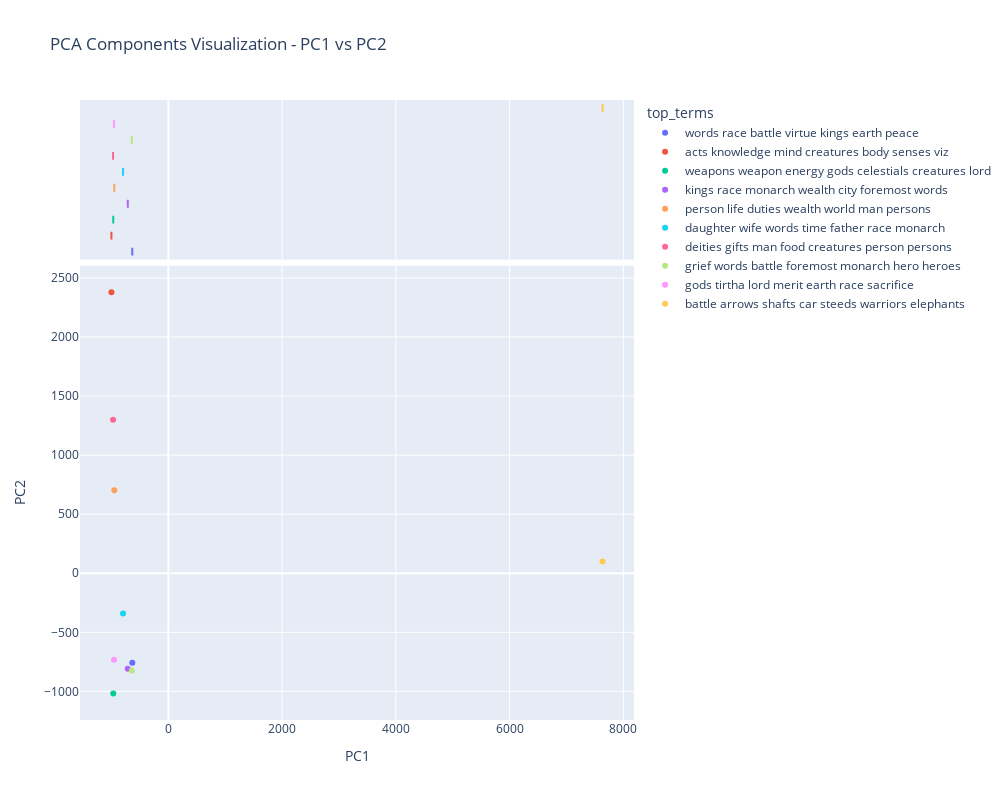

Source (notebook cell):
### Code cell
vis_pcs(DCM2, 0, 1, "top_terms", "doc_weight_sum")

### Figure 1 — Plotly figure (JSON) as saved in the notebook; plotly's stock layout.template omitted (floating-point values rounded to 4 significant figures)
{"data": [{"hovertemplate": "<b>%{hovertext}</b><br><br>top_terms=words race battle virtue kings earth peace<br>PC0=%{x}<br>PC1=%{y}<extra></extra>", "hovertext": [8.299], "legendgroup": "words race battle virtue kings earth peace", "marker": {"color": "#636efa", "symbol": "circle"}, "mode": "markers", "name": "words race battle virtue kings earth peace", "orientation": "v", "showlegend": true, "type": "scatter", "x": [-634.1], "xaxis": "x", "y": [-757.7], "yaxis": "y"}, {"alignmentgroup": "True", "hovertemplate": "<b>%{hovertext}</b><br><br>top_terms=words race battle virtue kings earth peace<br>PC0=%{x}<extra></extra>", "hovertext": [8.299], "legendgroup": "words race battle virtue kings earth peace", "marker": {"color": "#636efa", "symbol": "circle"}, "name": "words race battle virtue kings earth peace", "notched": true, "offsetgroup": "words race battle virtue kings earth peace", "showlegend": false, "type": "box", "x": [-634.1], "xaxis": "x2", "yaxis": "y2"}, {"hovertemplate": "<b>%{hovertext}</b><br><br>top_terms=acts knowledge mind creatures body senses viz<br>PC0=%{x}<br>PC1=%{y}<extra></extra>", "hovertext": [7.38], "legendgroup": "acts knowledge mind creatures body senses viz", "marker": {"color": "#EF553B", "symbol": "circle"}, "mode": "markers", "name": "acts knowledge mind creatures body senses viz", "orientation": "v", "showlegend": true, "type": "scatter", "x": [-1000.0], "xaxis": "x", "y": [2379.0], "yaxis": "y"}, {"alignmentgroup": "True", "hovertemplate": "<b>%{hovertext}</b><br><br>top_terms=acts knowledge mind creatures body senses viz<br>PC0=%{x}<extra></extra>", "hovertext": [7.38], "legendgroup": "acts knowledge mind creatures body senses viz", "marker": {"color": "#EF553B", "symbol": "circle"}, "name": "acts knowledge mind creatures body senses viz", "notched": true, "offsetgroup": "acts knowledge mind creatures body senses viz", "showlegend": false, "type": "box", "x": [-1000.0], "xaxis": "x2", "yaxis": "y2"}, {"hovertemplate": "<b>%{hovertext}</b><br><br>top_terms=weapons weapon energy gods celestials creatures lord<br>PC0=%{x}<br>PC1=%{y}<extra></extra>", "hovertext": [3.526], "legendgroup": "weapons weapon energy gods celestials creatures lord", "marker": {"color": "#00cc96", "symbol": "circle"}, "mode": "markers", "name": "weapons weapon energy gods celestials creatures lord", "orientation": "v", "showlegend": true, "type": "scatter", "x": [-968.4], "xaxis": "x", "y": [-1018.0], "yaxis": "y"}, {"alignmentgroup": "True", "hovertemplate": "<b>%{hovertext}</b><br><br>top_terms=weapons weapon energy gods celestials creatures lord<br>PC0=%{x}<extra></extra>", "hovertext": [3.526], "legendgroup": "weapons weapon energy gods celestials creatures lord", "marker": {"color": "#00cc96", "symbol": "circle"}, "name": "weapons weapon energy gods celestials creatures lord", "notched": true, "offsetgroup": "weapons weapon energy gods celestials creatures lord", "showlegend": false, "type": "box", "x": [-968.4], "xaxis": "x2", "yaxis": "y2"}, {"hovertemplate": "<b>%{hovertext}</b><br><br>top_terms=kings race monarch wealth city foremost words<br>PC0=%{x}<br>PC1=%{y}<extra></extra>", "hovertext": [16.34], "legendgroup": "kings race monarch wealth city foremost words", "marker": {"color": "#ab63fa", "symbol": "circle"}, "mode": "markers", "name": "kings race monarch wealth city foremost words", "orientation": "v", "showlegend": true, "type": "scatter", "x": [-713.5], "xaxis": "x", "y": [-808.8], "yaxis": "y"}, {"alignmentgroup": "True", "hovertemplate": "<b>%{hovertext}</b><br><br>top_terms=kings race monarch wealth city foremost words<br>PC0=%{x}<extra></extra>", "hovertext": [16.34], "legendgroup": "kings race monarch wealth city foremost words", "marker": {"color": "#ab63fa", "symbol": "circle"}, "name": "kings race monarch wealth city foremost words", "notched": true, "offsetgroup": "kings race monarch wealth city foremost words", "showlegend": false, "type": "box", "x": [-713.5], "xaxis": "x2", "yaxis": "y2"}, {"hovertemplate": "<b>%{hovertext}</b><br><br>top_terms=person life duties wealth world man persons<br>PC0=%{x}<br>PC1=%{y}<extra></extra>", "hovertext": [7.311], "legendgroup": "person life duties wealth world man persons", "marker": {"color": "#FFA15A", "symbol": "circle"}, "mode": "markers", "name": "person life duties wealth world man persons", "orientation": "v", "showlegend": true, "type": "scatter", "x": [-950.3], "xaxis": "x", "y": [702.3], "yaxis": "y"}, {"alignmentgroup": "True", "hovertemplate": "<b>%{hovertext}</b><br><br>top_terms=person life duties wealth world man persons<br>PC0=%{x}<extra></extra>", "hovertext": [7.311], "legendgroup": "person life duties wealth world man persons", "marker": {"color": "#FFA15A", "symbol": "circle"}, "name": "person life duties wealth world man persons", "notched": true, "offsetgroup": "person life duties wealth world man persons", "showlegend": false, "type": "box", "x": [-950.3], "xaxis": "x2", "yaxis": "y2"}, {"hovertemplate": "<b>%{hovertext}</b><br><br>top_terms=daughter wife words time father race monarch<br>PC0=%{x}<br>PC1=%{y}<extra></extra>", "hovertext": [20.18], "legendgroup": "daughter wife words time father race monarch", "marker": {"color": "#19d3f3", "symbol": "circle"}, "mode": "markers", "name": "daughter wife words time father race monarch", "orientation": "v", "showlegend": true, "type": "scatter", "x": [-796.5], "xaxis": "x", "y": [-340.8], "yaxis": "y"}, {"alignmentgroup": "True", "hovertemplate": "<b>%{hovertext}</b><br><br>top_terms=daughter wife words time father race monarch<br>PC0=%{x}<extra></extra>", "hovertext": [20.18], "legendgroup": "daughter wife words time father race monarch", "marker": {"color": "#19d3f3", "symbol": "circle"}, "name": "daughter wife words time father race monarch", "notched": true, "offsetgroup": "daughter wife words time father race monarch", "showlegend": false, "type": "box", "x": [-796.5], "xaxis": "x2", "yaxis": "y2"}, {"hovertemplate": "<b>%{hovertext}</b><br><br>top_terms=deities gifts man food creatures person persons<br>PC0=%{x}<br>PC1=%{y}<extra></extra>", "hovertext": [5.118], "legendgroup": "deities gifts man food creatures person persons", "marker": {"color": "#FF6692", "symbol": "circle"}, "mode": "markers", "name": "deities gifts man food creatures person persons", "orientation": "v", "showlegend": true, "type": "scatter", "x": [-972.0], "xaxis": "x", "y": [1300.0], "yaxis": "y"}, {"alignmentgroup": "True", "hovertemplate": "<b>%{hovertext}</b><br><br>top_terms=deities gifts man food creatures person persons<br>PC0=%{x}<extra></extra>", "hovertext": [5.118], "legendgroup": "deities gifts man food creatures person persons", "marker": {"color": "#FF6692", "symbol": "circle"}, "name": "deities gifts man food creatures person persons", "notched": true, "offsetgroup": "deities gifts man food creatures person persons", "showlegend": false, "type": "box", "x": [-972.0], "xaxis": "x2", "yaxis": "y2"}, {"hovertemplate": "<b>%{hovertext}</b><br><br>top_terms=grief words battle foremost monarch hero heroes<br>PC0=%{x}<br>PC1=%{y}<extra></extra>", "hovertext": [6.944], "legendgroup": "grief words battle foremost monarch hero heroes", "marker": {"color": "#B6E880", "symbol": "circle"}, "mode": "markers", "name": "grief words battle foremost monarch hero heroes", "orientation": "v", "showlegend": true, "type": "scatter", "x": [-643.3], "xaxis": "x", "y": [-823.6], "yaxis": "y"}, {"alignmentgroup": "True", "hovertemplate": "<b>%{hovertext}</b><br><br>top_terms=grief words battle foremost monarch hero heroes<br>PC0=%{x}<extra></extra>", "hovertext": [6.944], "legendgroup": "grief words battle foremost monarch hero heroes", "marker": {"color": "#B6E880", "symbol": "circle"}, "name": "grief words battle foremost monarch hero heroes", "notched": true, "offsetgroup": "grief words battle foremost monarch hero heroes", "showlegend": false, "type": "box", "x": [-643.3], "xaxis": "x2", "yaxis": "y2"}, {"hovertemplate": "<b>%{hovertext}</b><br><br>top_terms=gods tirtha lord merit earth race sacrifice<br>PC0=%{x}<br>PC1=%{y}<extra></extra>", "hovertext": [5.999], "legendgroup": "gods tirtha lord merit earth race sacrifice", "marker": {"color": "#FF97FF", "symbol": "circle"}, "mode": "markers", "name": "gods tirtha lord merit earth race sacrifice", "orientation": "v", "showlegend": true, "type": "scatter", "x": [-956.2], "xaxis": "x", "y": [-732.4], "yaxis": "y"}, {"alignmentgroup": "True", "hovertemplate": "<b>%{hovertext}</b><br><br>top_terms=gods tirtha lord merit earth race sacrifice<br>PC0=%{x}<extra></extra>", "hovertext": [5.999], "legendgroup": "gods tirtha lord merit earth race sacrifice", "marker": {"color": "#FF97FF", "symbol": "circle"}, "name": "gods tirtha lord merit earth race sacrifice", "notched": true, "offsetgroup": "gods tirtha lord merit earth race sacrifice", "showlegend": false, "type": "box", "x": [-956.2], "xaxis": "x2", "yaxis": "y2"}, {"hovertemplate": "<b>%{hovertext}</b><br><br>top_terms=battle arrows shafts car steeds warriors elephants<br>PC0=%{x}<br>PC1=%{y}<extra></extra>", "hovertext": [17.91], "legendgroup": "battle arrows shafts car steeds warriors elephants", "marker": {"color": "#FECB52", "symbol": "circle"}, "mode": "markers", "name": "battle arrows shafts car steeds warriors elephants", "orientation": "v", "showlegend": true, "type": "scatter", "x": [7635.0], "xaxis": "x", "y": [100.3], "yaxis": "y"}, {"alignmentgroup": "True", "hovertemplate": "<b>%{hovertext}</b><br><br>top_terms=battle arrows shafts car steeds warriors elephants<br>PC0=%{x}<extra></extra>", "hovertext": [17.91], "legendgroup": "battle arrows shafts car steeds warriors elephants", "marker": {"color": "#FECB52", "symbol": "circle"}, "name": "battle arrows shafts car steeds warriors elephants", "notched": true, "offsetgroup": "battle arrows shafts car steeds warriors elephants", "showlegend": false, "type": "box", "x": [7635.0], "xaxis": "x2", "yaxis": "y2"}], "layout": {"height": 800, "legend": {"title": {"text": "top_terms"}, "tracegroupgap": 0}, "title": {"text": "PCA Components Visualization - PC1 vs PC2"}, "width": 1008, "xaxis": {"anchor": "y", "domain": [0, 1], "title": {"text": "PC1"}}, "xaxis2": {"anchor": "y2", "domain": [0, 1], "matches": "x", "showgrid": true, "showticklabels": false}, "yaxis": {"anchor": "x", "domain": [0, 0.7326], "title": {"text": "PC2"}}, "yaxis2": {"anchor": "x2", "domain": [0.7426, 1], "matches": "y2", "showgrid": false, "showline": false, "showticklabels": false, "ticks": ""}}}
